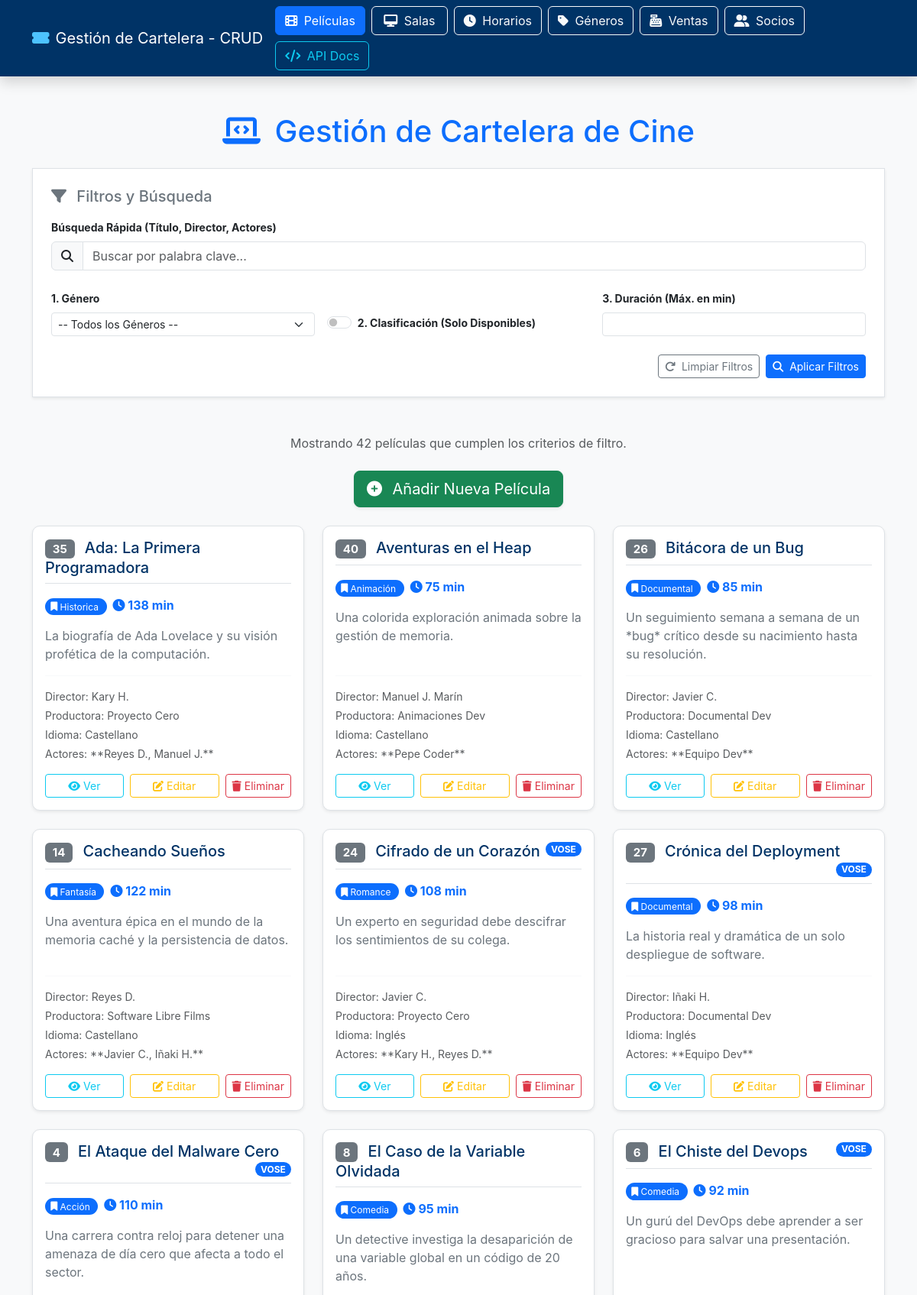
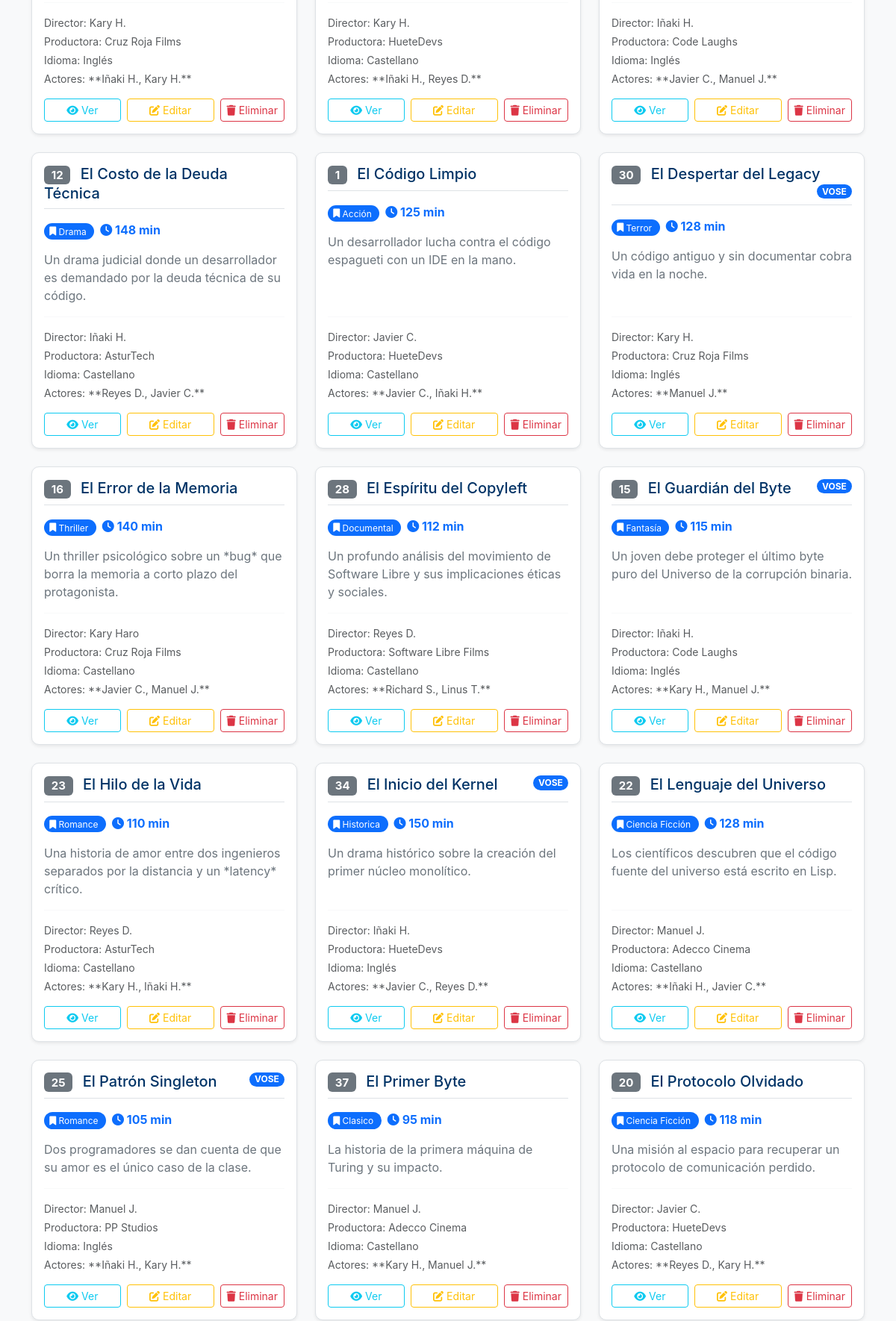
The page / (upper part) on the database its author committed (2 pictures, top to bottom).
### app/models/pelicula.py (models this page shows, shortened)
class PeliculaORM(Base):
    __tablename__ = "peliculas"
    id: Mapped[int] = mapped_column(primary_key=True, autoincrement=True)
    titulo: Mapped[str] = mapped_column(String(255), nullable=False)
    genero_id: Mapped[int] = mapped_column(ForeignKey("generos.id"), nullable=False)
    duracion: Mapped[int] = mapped_column(Integer, nullable=False) # int, no float
    disponible: Mapped[bool] = mapped_column(Boolean, default=True, nullable=False)
    director: Mapped[str | None] = mapped_column(String(100), nullable=True)
    descripcion: Mapped[str | None] = mapped_column(String(1000), nullable=True)
    trailer: Mapped[str | None] = mapped_column(String(255), nullable=True)
    productora: Mapped[str | None] = mapped_column(String(100), nullable=True)
    idioma: Mapped[str | None] = mapped_column(String(50), nullable=True)
    vose: Mapped[bool | None] = mapped_column(Boolean, nullable=True)
    actores: Mapped[list[str] | None] = mapped_column(JSON, nullable=True)
    genero: Mapped["GeneroORM"] = relationship(back_populates="peliculas")

### app/models/genero.py (models this page shows, shortened)
class GeneroORM(Base):
    __tablename__ = "generos"
    id: Mapped[int] = mapped_column(primary_key=True, autoincrement=True)
    nombre: Mapped[str] = mapped_column(String(100), nullable=False, unique=True)
    descripcion: Mapped[str | None] = mapped_column(String(500), nullable=True)
    peliculas: Mapped[List["PeliculaORM"]] = relationship(
        back_populates="genero",
        cascade="all, delete-orphan" # Opcional: si borro un género, borra sus películas
    )

### app/main.py (the view)
@app.get("/", tags=["Web UI"])
def homepage_cartelera(
    request: Request,
    db: Session = Depends(get_db),
    q: Optional[str] = Query(None),
    genero_id: Optional[str] = Query(None),
    duracion_max: Optional[str] = Query(None),
    disponible: Optional[str] = Query(None)
):
    clean_genero_id = int(genero_id) if genero_id and genero_id.isdigit() else None
    clean_duracion_max = int(duracion_max) if duracion_max and duracion_max.isdigit() else None
    filtro_disponible_bool = disponible == "True"
    peliculas = pelicula_service.get_peliculas_filtradas(
        db=db,
        query=q,
        genero_id=clean_genero_id,
        duracion_max=clean_duracion_max,
        disponible=filtro_disponible_bool
    )
    generos_disponibles = genero_service.get_all_generos(db)
    filtros_activos = {
        'q': q,
        'genero_id': clean_genero_id,
        'duracion_max': clean_duracion_max,
        'disponible': filtro_disponible_bool
    }
    return templates.TemplateResponse(
        "index.html",
        {
            "request": request,
            "titulo": "Gestión de Cartelera - CRUD",
            "peliculas": peliculas,
            "generos": generos_disponibles,
            "filtros_activos": filtros_activos
        }
    )

### templates/index.html (shortened to what this page needs)
<!DOCTYPE html>
<html lang="es">
<head>
    <link href="https://cdn.jsdelivr.net/npm/bootstrap@5.3.3/dist/css/bootstrap.min.css" rel="stylesheet"
        xintegrity="sha384-QWTKZyjpPEjISv5WaRU9OFeRpok6YctnYmDr5pNlyT2bRjXh0JMhjY6hW+ALEwIH">
    <link rel="stylesheet" href="https://cdnjs.cloudflare.com/ajax/libs/font-awesome/6.5.2/css/all.min.css"
        xintegrity="sha512-SnH5WK+bZxgPHs44uWIX+LLMDJzL3gUq73K2qI90U8v8lC6W9lJvGvE8j+N5i3F3aH8O/2p1x9h6O2A1g==" />
</head>
<body>
    <nav class="navbar navbar-expand-lg navbar-dark shadow sticky-top">
        <div class="container">
            <a class="navbar-brand d-flex align-items-center" href="/">
                <i class="fas fa-ticket-alt me-2"></i>
                {{ titulo }}
            </a>
            <div class="collapse navbar-collapse" id="navbarNav">
                <div class="d-flex flex-wrap ms-auto gap-2 py-2 py-lg-0">
                    <a href="/" class="btn btn-primary btn-entity">
                        <i class="fas fa-film me-1"></i> Películas
                    </a>
                    <a href="/salas/" class="btn btn-outline-light btn-entity">
                        <i class="fas fa-desktop me-1"></i> Salas
                    </a>
                    <a href="/horarios/" class="btn btn-outline-light btn-entity">
                        <i class="fas fa-clock me-1"></i> Horarios
                    </a>
                    <a href="/generos/gestion" class="btn btn-outline-light btn-entity">
                        <i class="fas fa-tag me-1"></i> Géneros
                    </a>
                    <a href="/ventas/" class="btn btn-outline-light btn-entity">
                        <i class="fas fa-cash-register me-1"></i> Ventas
                    </a>
                    <a href="/socios/" class="btn btn-outline-light btn-entity">
                        <i class="fas fa-user-friends me-1"></i> Socios
                    </a>
                    <a href="/docs" target="_blank" class="btn btn-outline-info btn-entity">
                        <i class="fas fa-code me-1"></i> API Docs
                    </a>
                </div>
            </div>
        </div>
    </nav>
    <main class="container my-5">
        <h1 class="text-center mb-4 text-primary-accent"><i class="fas fa-laptop-code me-2"></i> Gestión de Cartelera de Cine</h1>
        <form method="GET" action="/" class="p-4 mb-5 border rounded-lg bg-white shadow-sm">
            <h5 class="mb-3 text-secondary"><i class="fas fa-filter me-2"></i> Filtros y Búsqueda</h5>
            <div class="mb-4">
                <label for="q" class="form-label small fw-bold">Búsqueda Rápida (Título, Director, Actores)</label>
                <div class="input-group">
                    <span class="input-group-text"><i class="fas fa-search"></i></span>
                    <input type="search" class="form-control" id="q" name="q" placeholder="Buscar por palabra clave..."
                           value="{{ filtros_activos.q if filtros_activos.q else '' }}">
                </div>
            </div>
            <div class="row g-3">
                <div class="col-md-4">
                    <label for="genero_id" class="form-label small fw-bold">1. Género</label>
                    <select class="form-select form-select-sm" id="genero_id" name="genero_id">
                        <option value="">-- Todos los Géneros --</option>
                    </select>
                </div>
                <div class="col-md-4 d-flex align-items-end">
                    <div class="form-check form-switch pb-1">
                        <input class="form-check-input" type="checkbox" id="disponible" name="disponible"
                               value="True" {% if filtros_activos.disponible %}checked{% endif %}>
                        <label class="form-check-label small fw-bold" for="disponible">
                            2. Clasificación (Solo Disponibles)
                        </label>
                    </div>
                </div>
                <div class="col-md-4">
                    <label for="duracion_max" class="form-label small fw-bold">3. Duración (Máx. en min)</label>
                    <input type="number" class="form-control form-control-sm" id="duracion_max" name="duracion_max" min="0"
                           value="{{ filtros_activos.duracion_max if filtros_activos.duracion_max else '' }}">
                </div>
            </div>
            <div class="d-flex justify-content-end gap-2 mt-4">
                <a href="/" class="btn btn-outline-secondary btn-sm"><i class="fas fa-redo me-1"></i> Limpiar Filtros</a>
                <button type="submit" class="btn btn-primary btn-sm"><i class="fas fa-search me-1"></i> Aplicar Filtros</button>
            </div>
        </form>
        <p class="text-center text-muted mb-4">Mostrando {{ peliculas|length }} películas que cumplen los criterios de filtro.</p>
        <center>
            <div class="mb-4">
                <a href="/peliculas/nueva" class="btn btn-lg btn-success shadow-sm">
                    <i class="fas fa-plus-circle me-2"></i> Añadir Nueva Película
                </a>
            </div>
        </center>
        <div class="row row-cols-1 row-cols-md-2 row-cols-lg-3 g-4">
            {% for pelicula in peliculas %}
            <div class="col">
                <div class="card h-100 shadow-sm">
                    <div class="card-body d-flex flex-column">
                        <h5 class="card-title border-bottom pb-2 mb-3">
                            <span class="badge bg-secondary me-2">{{ pelicula.id }}</span>
                            {{ pelicula.titulo }}
                            {% if pelicula.vose %}
                                <span class="badge bg-primary genre-badge float-end">VOSE</span>
                            {% endif %}
                        </h5>
                        <div class="mb-3">
                            <span class="genre-badge bg-primary text-white me-2">
                                <i class="fas fa-bookmark"></i>
                                {{ pelicula.genero.nombre if pelicula.genero else 'Sin Género' }}
                            </span>
                            <span class="duration">
                                <i class="fas fa-clock"></i> {{ pelicula.duracion }} min
                            </span>
                        </div>
                        <p class="card-text text-secondary">{{ pelicula.descripcion|truncate(150) }}</p>
                        <div class="mt-auto pt-3 border-top border-light">
                            <p class="mb-1 small text-muted">Director: {{ pelicula.director if pelicula.director else 'Desconocido' }}</p>
                            <p class="mb-1 small text-muted">Productora: {{ pelicula.productora if pelicula.productora else 'N/A' }}</p>
                            <p class="mb-1 small text-muted">Idioma: {{ pelicula.idioma if pelicula.idioma else 'N/A' }}</p>
                            {% if pelicula.actores and pelicula.actores|length > 0 %}
                            <p class="mb-1 small text-muted text-truncate" title="{{ pelicula.actores|join(', ') }}">
                                Actores: **{{ pelicula.actores|join(', ') }}**
                            </p>
                            {% else %}
                            <p class="mb-1 small text-muted">Reparto: N/A</p>
                            {% endif %}
                            <div class="d-flex gap-2 mt-3">
                                <a href="/peliculas/{{ pelicula.id }}" class="btn btn-outline-info btn-sm flex-fill">
                                    <i class="fas fa-eye"></i> Ver
                                </a>
                                <a href="/peliculas/editar/{{ pelicula.id }}" class="btn btn-outline-warning btn-sm flex-fill">
                                    <i class="fas fa-edit"></i> Editar
                                </a>
                                <button type="button"
                                        class="btn btn-outline-danger btn-sm"
                                        data-bs-toggle="modal"
                                        data-bs-target="#deleteConfirmModal"
                                        data-pelicula-id="{{ pelicula.id }}"
                                        data-pelicula-titulo="{{ pelicula.titulo }}">
                                    <i class="fas fa-trash"></i> Eliminar
                                </button>
                            </div>
                        </div>
                    </div>
                </div>
            </div>
            {% endfor %}
        </div>
    </main>
</body>
</html>

### templates/index.html (style rules this page uses)
body { background-color: #f8f9fa; color: #212529; font-family: 'Inter', sans-serif; }
.navbar { background-color: #003366 !important; }
.navbar-brand i { color: #4dc3ff; }
.card { background-color: #ffffff; border: 1px solid #dee2e6; transition: transform 0.2s, box-shadow 0.2s; border-radius: 10px; box-shadow: 0 4px 8px rgba(0, 51, 102, 0.05); }
.card-title { color: #003366 !important; }
.genre-badge { font-size: 0.75rem; padding: 0.3em 0.6em; border-radius: 50px; }
.duration { font-weight: bold; color: #0d6efd; }
.text-primary-accent { color: #0d6efd !important; }
.btn-entity { white-space: nowrap; min-width: 100px; }

### rows shown on the page
PeliculaORM: id "35", titulo "Ada: La Primera Programadora", genero "Historica", duracion "138", descripcion "La biografía de Ada Lovelace y su visión profética de la computación.", director "Kary H.", productora "Proyecto Cero", idioma "Castellano", actores "Reyes D., Manuel J."
PeliculaORM: id "40", titulo "Aventuras en el Heap", genero "Animación", duracion "75", descripcion "Una colorida exploración animada sobre la gestión de memoria.", director "Manuel J. Marín", productora "Animaciones Dev", idioma "Castellano", actores "Pepe Coder"
PeliculaORM: id "26", titulo "Bitácora de un Bug", genero "Documental", duracion "85", descripcion "Un seguimiento semana a semana de un *bug* crítico desde su nacimiento hasta su resolución.", director "Javier C.", productora "Documental Dev", idioma "Castellano", actores "Equipo Dev"
PeliculaORM: id "14", titulo "Cacheando Sueños", genero "Fantasía", duracion "122", descripcion "Una aventura épica en el mundo de la memoria caché y la persistencia de datos.", director "Reyes D.", productora "Software Libre Films", idioma "Castellano", actores "Javier C., Iñaki H."
PeliculaORM: id "24", titulo "Cifrado de un Corazón", vose "VOSE", genero "Romance", duracion "108", descripcion "Un experto en seguridad debe descifrar los sentimientos de su colega.", director "Javier C.", productora "Proyecto Cero", idioma "Inglés", actores "Kary H., Reyes D."
PeliculaORM: id "27", titulo "Crónica del Deployment", vose "VOSE", genero "Documental", duracion "98", descripcion "La historia real y dramática de un solo despliegue de software.", director "Iñaki H.", productora "Documental Dev", idioma "Inglés", actores "Equipo Dev"
PeliculaORM: id "4", titulo "El Ataque del Malware Cero", vose "VOSE", genero "Acción", duracion "110", descripcion "Una carrera contra reloj para detener una amenaza de día cero que afecta a todo el sector.", director "Kary H.", productora "Cruz Roja Films", idioma "Inglés", actores "Iñaki H., Kary H."
PeliculaORM: id "8", titulo "El Caso de la Variable Olvidada", genero "Comedia", duracion "95", descripcion "Un detective investiga la desaparición de una variable global en un código de 20 años.", director "Kary H.", productora "HueteDevs", idioma "Castellano", actores "Iñaki H., Reyes D."
PeliculaORM: id "6", titulo "El Chiste del Devops", vose "VOSE", genero "Comedia", duracion "92", descripcion "Un gurú del DevOps debe aprender a ser gracioso para salvar una presentación.", director "Iñaki H.", productora "Code Laughs", idioma "Inglés", actores "Javier C., Manuel J."
PeliculaORM: id "12", titulo "El Costo de la Deuda Técnica", genero "Drama", duracion "148", descripcion "Un drama judicial donde un desarrollador es demandado por la deuda técnica de su código.", director "Iñaki H.", productora "AsturTech", idioma "Castellano", actores "Reyes D., Javier C."
PeliculaORM: id "1", titulo "El Código Limpio", genero "Acción", duracion "125", descripcion "Un desarrollador lucha contra el código espagueti con un IDE en la mano.", director "Javier C.", productora "HueteDevs", idioma "Castellano", actores "Javier C., Iñaki H."
PeliculaORM: id "30", titulo "El Despertar del Legacy", vose "VOSE", genero "Terror", duracion "128", descripcion "Un código antiguo y sin documentar cobra vida en la noche.", director "Kary H.", productora "Cruz Roja Films", idioma "Inglés", actores "Manuel J."
PeliculaORM: id "16", titulo "El Error de la Memoria", genero "Thriller", duracion "140", descripcion "Un thriller psicológico sobre un *bug* que borra la memoria a corto plazo del protagonista.", director "Kary Haro", productora "Cruz Roja Films", idioma "Castellano", actores "Javier C., Manuel J."
PeliculaORM: id "28", titulo "El Espíritu del Copyleft", genero "Documental", duracion "112", descripcion "Un profundo análisis del movimiento de Software Libre y sus implicaciones éticas y sociales.", director "Reyes D.", productora "Software Libre Films", idioma "Castellano", actores "Richard S., Linus T."
PeliculaORM: id "15", titulo "El Guardián del Byte", vose "VOSE", genero "Fantasía", duracion "115", descripcion "Un joven debe proteger el último byte puro del Universo de la corrupción binaria.", director "Iñaki H.", productora "Code Laughs", idioma "Inglés", actores "Kary H., Manuel J."
PeliculaORM: id "23", titulo "El Hilo de la Vida", genero "Romance", duracion "110", descripcion "Una historia de amor entre dos ingenieros separados por la distancia y un *latency* crítico.", director "Reyes D.", productora "AsturTech", idioma "Castellano", actores "Kary H., Iñaki H."
PeliculaORM: id "34", titulo "El Inicio del Kernel", vose "VOSE", genero "Historica", duracion "150", descripcion "Un drama histórico sobre la creación del primer núcleo monolítico.", director "Iñaki H.", productora "HueteDevs", idioma "Inglés", actores "Javier C., Reyes D."
PeliculaORM: id "22", titulo "El Lenguaje del Universo", genero "Ciencia Ficción", duracion "128", descripcion "Los científicos descubren que el código fuente del universo está escrito en Lisp.", director "Manuel J.", productora "Adecco Cinema", idioma "Castellano", actores "Iñaki H., Javier C."
PeliculaORM: id "25", titulo "El Patrón Singleton", vose "VOSE", genero "Romance", duracion "105", descripcion "Dos programadores se dan cuenta de que su amor es el único caso de la clase.", director "Manuel J.", productora "PP Studios", idioma "Inglés", actores "Iñaki H., Kary H."
PeliculaORM: id "37", titulo "El Primer Byte", genero "Clasico", duracion "95", descripcion "La historia de la primera máquina de Turing y su impacto.", director "Manuel J.", productora "Adecco Cinema", idioma "Castellano", actores "Kary H., Manuel J."
PeliculaORM: id "20", titulo "El Protocolo Olvidado", genero "Ciencia Ficción", duracion "118", descripcion "Una misión al espacio para recuperar un protocolo de comunicación perdido.", director "Javier C.", productora "HueteDevs", idioma "Castellano", actores "Reyes D., Kary H."

### other values the page prints
{{ titulo }} "Gestión de Cartelera - CRUD"
{{ peliculas|length }} "42"
